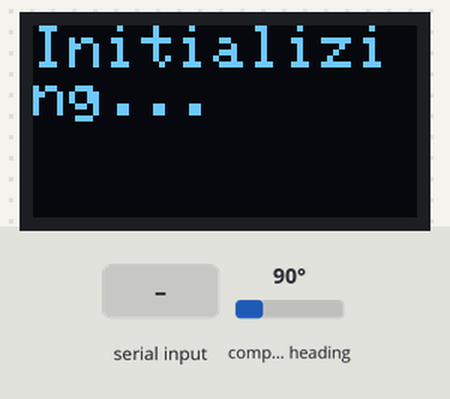
The sketch below on a simulated ESP32-S3. Parts: 64×32 one-colour display. Wiring (inferred from the names in the program): QMC5883L compass at I2C address 0x0D. The test bench sets the inputs (shaded band); at power-on: compass heading 90°. What the sketch prints to the serial monitor is not drawn.

Above: at 2.1 s.
At 3.9 s:
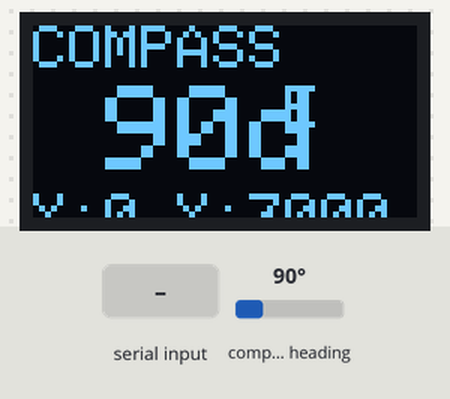
4.0 s: "c" received over Serial
At 5.4 s:
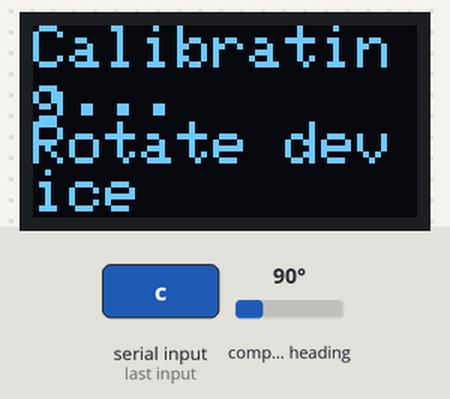
At 35.0 s:
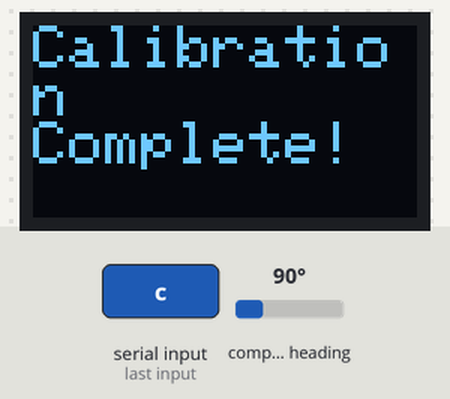
Timing chart, 0 to 36.5 s (numbered marks = the images above; inputs shaded):
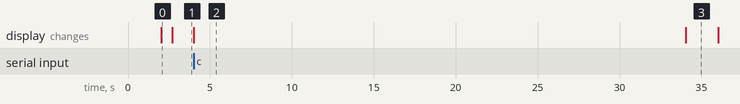

The sketch:

esp32_compass.ino
```cpp
#include <Wire.h>
#include <Adafruit_SSD1306.h>
#include <Adafruit_GFX.h>
#include <Math.h>

// Display setup: 64x32 SSD1306
#define SCREEN_WIDTH 64
#define SCREEN_HEIGHT 32
#define OLED_RESET -1

Adafruit_SSD1306 display(SCREEN_WIDTH, SCREEN_HEIGHT, &Wire, OLED_RESET);

// QMC5883L Magnetometer
#define QMC5883L_ADDR 0x0D

// QMC5883L Registers
#define QMC5883L_REG_XOUT_LSB 0x00
#define QMC5883L_REG_CONF1 0x09
#define QMC5883L_REG_CONF2 0x0A
#define QMC5883L_REG_RESET 0x0B
#define QMC5883L_REG_STATUS 0x06

// Calibration values
float magOffsetX = 0;
float magOffsetY = 0;
float magScaleX = 1.0;
float magScaleY = 1.0;

// Variables
float heading = 0;
int displayMode = 0;
unsigned long lastUpdate = 0;

void setup() {
  Serial.begin(115200);
  delay(2000);

  Serial.println("\n\nESP32-S3 Compass with QMC5883L");

  if (!display.begin(SSD1306_SWITCHCAPVCC, 0x3C)) {
    Serial.println(F("SSD1306 allocation failed"));
    while (1);
  }

  display.clearDisplay();
  display.setTextSize(1);
  display.setTextColor(SSD1306_WHITE);
  display.setCursor(0, 0);
  display.println("Initializing...");
  display.display();

  if (!initQMC5883L()) {
    Serial.println("QMC5883L initialization failed!");
    display.clearDisplay();
    display.setCursor(0, 0);
    display.println("QMC5883L Failed");
    display.display();
    while (1);
  }

  Serial.println("QMC5883L initialized successfully");
  delay(500);
}

void loop() {
  unsigned long now = millis();

  if (now - lastUpdate >= 50) {
    lastUpdate = now;

    float mx, my, mz;
    readQMC5883L(mx, my, mz);
    heading = calculateHeading(mx, my);

    if (now % 10000 < 5000) {
      displayMode = 0;
    } else {
      displayMode = 1;
    }

    if (displayMode == 0) {
      drawDigitalDisplay(heading, mx, my, mz);
    } else {
      drawGraphicalDisplay(heading);
    }
  }

  if (Serial.available()) {
    char cmd = Serial.read();
    if (cmd == 'c') {
      calibrate();
    } else if (cmd == 'd') {
      displayMode = 0;
    } else if (cmd == 'g') {
      displayMode = 1;
    }
  }
}

bool initQMC5883L() {
  Wire.begin();
  delay(10);

  Wire.beginTransmission(QMC5883L_ADDR);
  Wire.write(QMC5883L_REG_RESET);
  Wire.write(0x80);
  if (Wire.endTransmission() != 0) return false;
  delay(50);

  Wire.beginTransmission(QMC5883L_ADDR);
  Wire.write(QMC5883L_REG_CONF1);
  Wire.write(0x0D);
  if (Wire.endTransmission() != 0) return false;
  delay(10);

  Wire.beginTransmission(QMC5883L_ADDR);
  Wire.write(QMC5883L_REG_CONF2);
  Wire.write(0x00);
  if (Wire.endTransmission() != 0) return false;

  delay(100);
  return true;
}

void readQMC5883L(float &mx, float &my, float &mz) {
  Wire.beginTransmission(QMC5883L_ADDR);
  Wire.write(QMC5883L_REG_XOUT_LSB);
  Wire.endTransmission();

  Wire.requestFrom(QMC5883L_ADDR, 6);

  if (Wire.available() >= 6) {
    int16_t x = Wire.read() | (Wire.read() << 8);
    int16_t y = Wire.read() | (Wire.read() << 8);
    int16_t z = Wire.read() | (Wire.read() << 8);

    mx = (x - magOffsetX) * magScaleX;
    my = (y - magOffsetY) * magScaleY;
    mz = z;
  }
}

float calculateHeading(float mx, float my) {
  float heading = atan2(my, mx) * 180 / PI;
  float magneticDeclination = 0;
  heading += magneticDeclination;

  if (heading < 0) heading += 360;
  if (heading >= 360) heading -= 360;

  return heading;
}

void drawDigitalDisplay(float heading, float mx, float my, float mz) {
  display.clearDisplay();
  display.setTextSize(1);
  display.setTextColor(SSD1306_WHITE);

  display.setCursor(0, 0);
  display.println("COMPASS");

  display.setTextSize(2);
  display.setCursor(0, 10);
  if (heading < 100) display.print(" ");
  if (heading < 10) display.print(" ");
  display.print((int)heading);
  display.print("d");

  display.setTextSize(1);
  display.setCursor(42, 10);
  display.println(getDirectionLabel(heading));

  display.setTextSize(1);
  display.setCursor(0, 28);
  display.print("X:");
  display.print((int)mx);
  display.print(" Y:");
  display.print((int)my);

  display.display();
}

void drawGraphicalDisplay(float heading) {
  display.clearDisplay();

  int centerX = 32;
  int centerY = 16;
  int radius = 12;

  display.drawCircle(centerX, centerY, radius, SSD1306_WHITE);

  drawCompassPoint(centerX, centerY, radius, 0, 'N');
  drawCompassPoint(centerX, centerY, radius, 90, 'E');
  drawCompassPoint(centerX, centerY, radius, 180, 'S');
  drawCompassPoint(centerX, centerY, radius, 270, 'W');

  float rad = (heading - 90) * PI / 180;
  int needleX = centerX + (radius - 2) * cos(rad);
  int needleY = centerY + (radius - 2) * sin(rad);
  display.drawLine(centerX, centerY, needleX, needleY, SSD1306_WHITE);

  display.fillCircle(centerX, centerY, 2, SSD1306_WHITE);

  display.setTextSize(1);
  display.setTextColor(SSD1306_WHITE);
  display.setCursor(0, 0);
  display.print("H:");
  if (heading < 100) display.print(" ");
  display.print((int)heading);
  display.print("d");

  display.setCursor(42, 0);
  display.println(getDirectionLabel(heading));

  display.display();
}

void drawCompassPoint(int centerX, int centerY, int radius, int angle, char direction) {
  float rad = (angle - 90) * PI / 180;
  int x = centerX + (radius + 3) * cos(rad);
  int y = centerY + (radius + 3) * sin(rad);

  display.setTextSize(1);
  display.setTextColor(SSD1306_WHITE);
  display.setCursor(x - 2, y - 3);
  display.write(direction);
}

const char* getDirectionLabel(float heading) {
  if (heading >= 337.5 || heading < 22.5) return "N";
  if (heading >= 22.5 && heading < 67.5) return "NE";
  if (heading >= 67.5 && heading < 112.5) return "E";
  if (heading >= 112.5 && heading < 157.5) return "SE";
  if (heading >= 157.5 && heading < 202.5) return "S";
  if (heading >= 202.5 && heading < 247.5) return "SW";
  if (heading >= 247.5 && heading < 292.5) return "W";
  if (heading >= 292.5 && heading < 337.5) return "NW";
  return "?";
}

void calibrate() {
  Serial.println("\nStarting calibration...");
  Serial.println("Rotate the device in all directions for 30 seconds");

  float minX = 32767, maxX = -32768;
  float minY = 32767, maxY = -32768;

  display.clearDisplay();
  display.setTextSize(1);
  display.setCursor(0, 0);
  display.println("Calibrating...");
  display.println("Rotate device");
  display.println("in all");
  display.println("directions...");
  display.display();

  unsigned long startTime = millis();
  while (millis() - startTime < 30000) {
    float mx, my, mz;
    readQMC5883L(mx, my, mz);

    if (mx < minX) minX = mx;
    if (mx > maxX) maxX = mx;
    if (my < minY) minY = my;
    if (my > maxY) maxY = my;

    delay(50);
  }

  magOffsetX = (maxX + minX) / 2.0;
  magOffsetY = (maxY + minY) / 2.0;

  float scaleX = (maxX - minX) / 2.0;
  float scaleY = (maxY - minY) / 2.0;

  float maxScale = max(scaleX, scaleY);
  magScaleX = maxScale / scaleX;
  magScaleY = maxScale / scaleY;

  Serial.print("Calibration complete:");
  Serial.print(" OffsetX="); Serial.print(magOffsetX);
  Serial.print(" OffsetY="); Serial.print(magOffsetY);
  Serial.print(" ScaleX="); Serial.print(magScaleX);
  Serial.print(" ScaleY="); Serial.println(magScaleY);

  display.clearDisplay();
  display.setCursor(0, 0);
  display.println("Calibration");
  display.println("Complete!");
  display.display();
  delay(2000);
}
```

Measured:
- after the input at 4.0 s, the display: changes at once (image 2)
- what the display in image 0 shows lasts 0.7 s, from 2.0 s to 2.7 s
- what the display in image 2 shows lasts 30.0 s, from 4.0 s to 34.0 s
